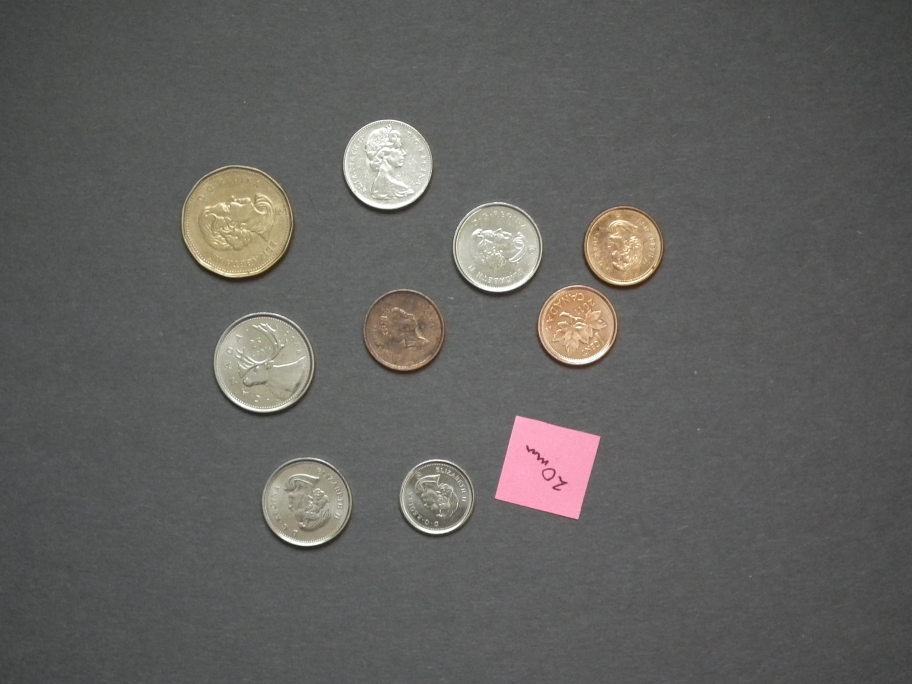
#> input picture Segmentation/data/153.JPG, 3648 x 2736 px (shown at 1/4 size)
$ python countingchange.py data/153.JPG   (Python 2 division)   (older library calls are emulated)
#> lines starting #> are read from the running program, lines starting #| are printed output that depends on the picture; after the words box and inside, x2 and y2 are one past the last pixel; in counts of white or black regions, pixels touching at a corner belong together
#/usr/bin/env python
'''
Segmentation example.

Sample shows a semi-serious machine vision example for counting
change, which segments coins, and a calibration object to determine size,
and then tries to count the amount of money present.

Usage:
  segment.py  [--method X] [--space Y]
      [<input image>]

  Use sliders to adjust parameters.
  Keys:
    ESC   - exit
    i     - show the input image
    space - show, or not the shapes found
    s     - show, or not the segmentation

  method is otsu, threshold, adaptive
  space is hue, grey

  Feb 2014 Original example R. Brooks

'''

import numpy as np
import cv2
import math
bins = np.arange(256).reshape(256,1)

# from example hist.py
def hist_curve(im):
    h = np.zeros((300,256,3),dtype='uint8')
    if len(im.shape) == 2:
        color = [(255,255,255)]
    elif im.shape[2] == 3:
        color = [ (255,0,0),(0,255,0),(0,0,255) ]
    for ch, col in enumerate(color):
        hist_item = cv2.calcHist([im],[ch],None,[256],[0,256])
        cv2.normalize(hist_item,hist_item,0,255,cv2.NORM_MINMAX)
        hist=np.int32(np.around(hist_item))
        pts = np.int32(np.column_stack((bins,hist)))
        cv2.polylines(h,[pts],False,col)
    y=np.flipud(h).copy()
    return y

# from example squares.py
def angle_cos(p0, p1, p2):
    d1, d2 = (p0-p1).astype('float'), (p2-p1).astype('float')
    return abs( np.dot(d1, d2) / np.sqrt( np.dot(d1, d1)*np.dot(d2, d2) ) )

# based on example shapes.py
# [44 lines left out: functions find_shapes, drawLeftText, drawCenteredText, not called in this run]

def countingchange(opts,args):
    if (len(args)==0):
       return
    method=opts.get('--method','otsu').lower()
    space =opts.get('--space','grey').lower()
    print "Using Method:",method
    fn = args[0]

    img = cv2.imread(fn)
#> img is the input picture: shape (2736, 3648, 3); mean B, G, R 94.7, 97, 98.2
    if("grey"==space):
       greyimage=cv2.cvtColor(img,cv2.COLOR_RGB2GRAY)
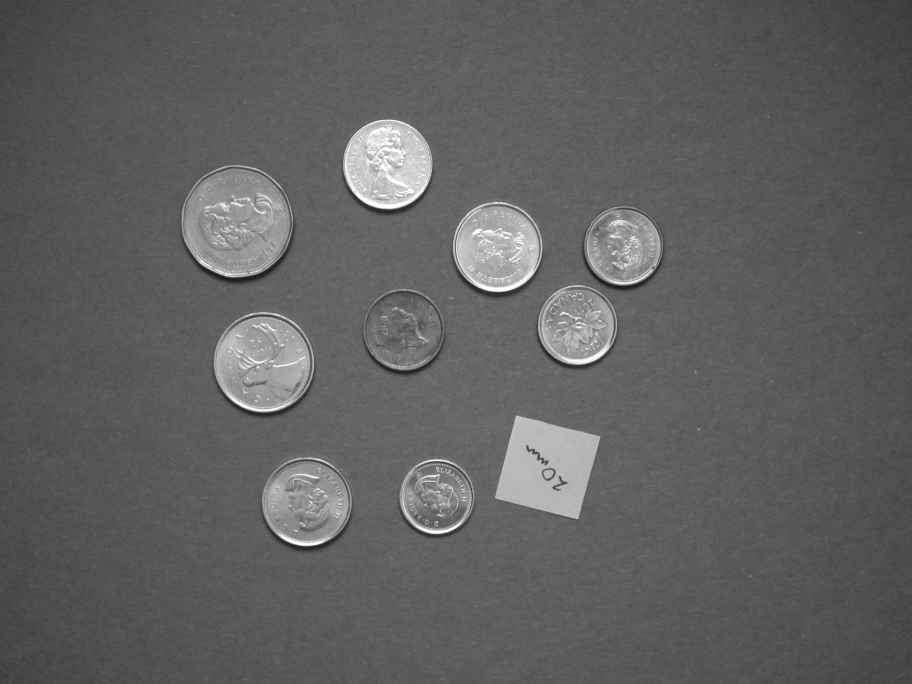
#> greyimage: shape (2736, 3648) (shown at 1/4 size); min 22, max 255, mean 96.3
       inputimage=greyimage
    elif("hue"==space):
       hsvimage=cv2.cvtColor(img,cv2.COLOR_RGB2HSV)
       hueimage=hsvimage[:,:,0]
       inputimage=hueimage
    else:
       print "Unknown image space:",space
       raise Exception("Unknown image space:",space)

    win="Segmentation"

    cv2.namedWindow(win)
    drawingState="INPUT"
    def computeRadius(cnt,scale):
      center,radius=cv2.minEnclosingCircle(cnt)
      return radius*scale

    def computeCenter(cnt):
      center,radius=cv2.minEnclosingCircle(cnt)
      return center

    # [65 lines left out: functions identifyCoin, computeValue, findCoins, findAndDrawShapes, not called in this run]

    if 'otsu' == method:
       (thresh,result)=cv2.threshold(inputimage,0,255,cv2.THRESH_OTSU)
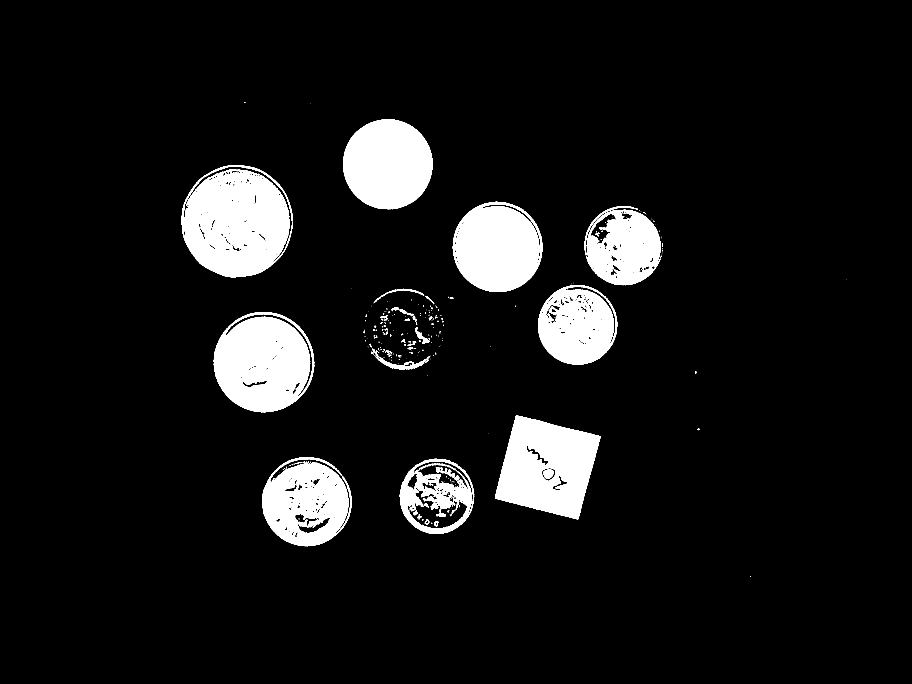
#> result: shape (2736, 3648) (shown at 1/4 size); 8.3% white; 402 white regions (289 under 20 px), largest, box (x1, y1, x2, y2) and area: (727, 660, 1172, 1109) 140322, (855, 1248, 1257, 1649) 117024, (1980, 1661, 2402, 2077) 114786
#> thresh = 131
       curve=hist_curve(inputimage)
#> after the loop in hist_curve, `for ch, col in enumerate(color):`:
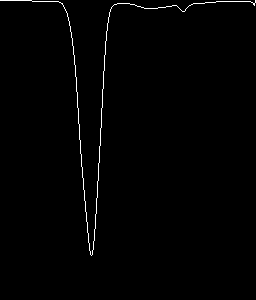
#> h: shape (300, 256, 3); 0.93% white in thin lines or dots, all inside (x1, y1, x2, y2) = (0, 0, 256, 256)
#> in hist_curve, `y=np.flipud(h).copy()`:
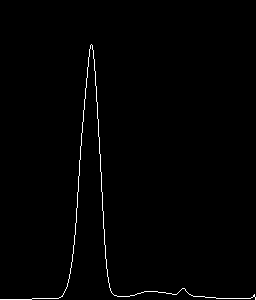
#> y: shape (300, 256, 3); 0.93% white in thin lines or dots, all inside (x1, y1, x2, y2) = (0, 44, 256, 300)
       cv2.line(curve,(int(thresh),0),(int(thresh),299),(255,0,255),2)
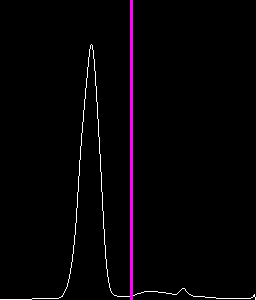
#> curve: shape (300, 256, 3); 1.17% of pixels changed, all inside (x1, y1, x2, y2) = (130, 0, 133, 300); drawn as B, G, R
       cv2.imshow('histogram',curve)
       # [9 lines left out: function update, not called in this run]
    elif 'threshold' == method:
       # [14 lines left out: function update, not called in this run]
       cv2.createTrackbar('Threshold Level', win, 128, 255, update)
       update(None)
    elif 'adaptive' == method:
       # [14 lines left out: function update, not called in this run]
       cv2.createTrackbar('Block Size', win, 0, 10, update)
       cv2.createTrackbar('Bias', win, 10, 20, update)
       update(None)
    else:
        raise Exception("Unknown method:",method)

    while True:
        ch = cv2.waitKey()
#> (key Esc is pressed here)
        if ch == ord(' '):
            drawingState="SHAPES"
            update(None)
        if ch == ord('i'):
            drawingState="INPUT"
            update(None)
        if ch == ord('s'):
            drawingState="SEGMENTATION"
            update(None)
        if ch == 27:
            break

if __name__ == '__main__':
    print __doc__
    import sys
    import getopt
    opts, args = getopt.getopt(sys.argv[1:], '', ['method=','space='])
    opts = dict(opts)
    print opts
    try:
       countingchange(opts,args)
    except:
       print "counting change failed:",sys.exc_info()[0]
